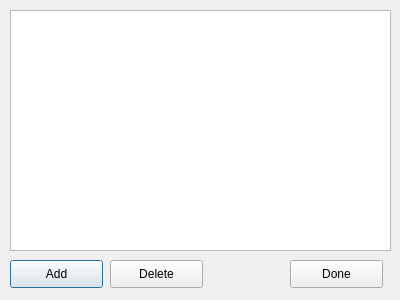
<?xml version="1.0" encoding="UTF-8"?>
<ui version="4.0">
 <class>AddinsWindow</class>
 <widget class="QDialog" name="AddinsWindow">
  <property name="geometry">
   <rect>
    <x>0</x>
    <y>0</y>
    <width>400</width>
    <height>300</height>
   </rect>
  </property>
  <property name="windowTitle">
   <string>Add-ins</string>
  </property>
  <property name="windowIcon">
   <iconset resource="../resources/resources.qrc">
    <normaloff>:/icons/icons/application-plus.png</normaloff>:/icons/icons/application-plus.png</iconset>
  </property>
  <widget class="QListWidget" name="addinsList">
   <property name="geometry">
    <rect>
     <x>10</x>
     <y>10</y>
     <width>381</width>
     <height>241</height>
    </rect>
   </property>
  </widget>
  <widget class="QPushButton" name="addButton">
   <property name="geometry">
    <rect>
     <x>10</x>
     <y>260</y>
     <width>93</width>
     <height>28</height>
    </rect>
   </property>
   <property name="text">
    <string>Add</string>
   </property>
  </widget>
  <widget class="QPushButton" name="okButton">
   <property name="geometry">
    <rect>
     <x>290</x>
     <y>260</y>
     <width>93</width>
     <height>28</height>
    </rect>
   </property>
   <property name="text">
    <string>Done</string>
   </property>
  </widget>
  <widget class="QPushButton" name="deleteButton">
   <property name="geometry">
    <rect>
     <x>110</x>
     <y>260</y>
     <width>93</width>
     <height>28</height>
    </rect>
   </property>
   <property name="text">
    <string>Delete</string>
   </property>
  </widget>
 </widget>
 <resources>
  <include location="../resources/resources.qrc"/>
 </resources>
 <connections/>
</ui>
